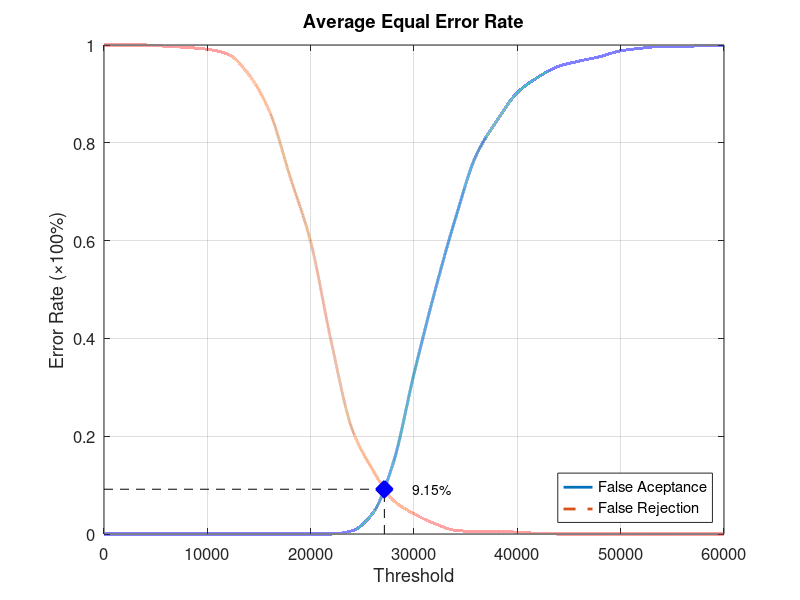
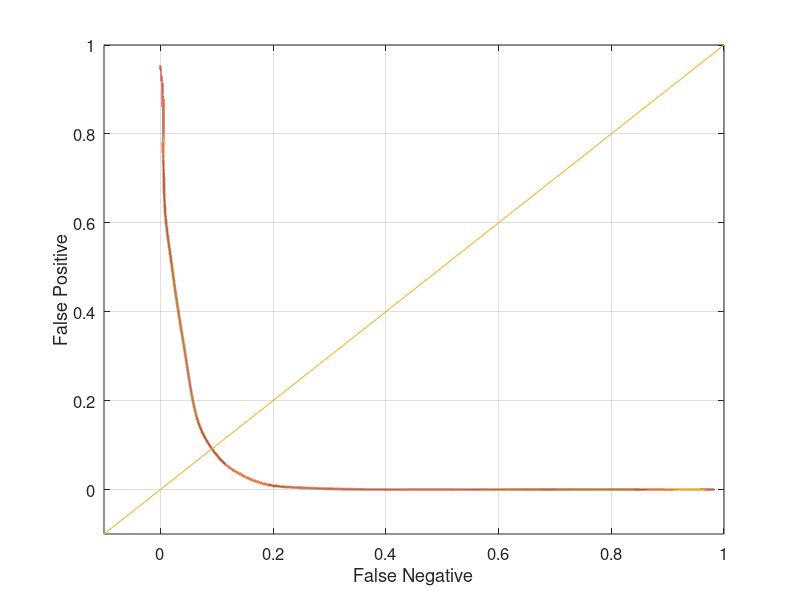

These charts were generated, in order, by the following MATLAB code:
function yEER = Experiment4Average
close all;
clear;
clc;
x = 0:2000:60000;
xq = 0:0.5:60000;

y0 = [0 0 0 0 0 0 0 0 0 0 0 0 0.00657895 0.0421053 0.146053 0.327632 0.494737 0.644737 0.773684 0.844737 0.902632 0.93421 0.956579 0.967105 0.976316 0.988158 0.993421 0.997368 0.997368 0.998684 1];
yy0 = interp1(x, y0, xq, 'pchip');
y1 = [1 1 1 0.9975 0.995 0.99125 0.98125 0.94 0.865 0.73125 0.5975 0.3925 0.215 0.13125 0.06875 0.04125 0.02125 0.0075 0.005 0.005 0.00375 0.00125 0 0 0 0 0 0 0 0 0];
yy1 = interp1(x, y1, xq, 'pchip');

% Calculating EER: 
y2 = abs(y0 - y1);
find(y2 == min(y2))
yy2 = abs(yy0 - yy1);
xEER = find(yy2 == min(yy2));
xEERIndex = xq(xEER) % X-axis EER
yEER = yy0(xEER) % Y-axis EER

main = figure
plot(xq, yy0,'-','LineWidth', 2);	hold on
plot(xq, yy1,'--','LineWidth', 2);	hold on
plot([xEERIndex xEERIndex], [0 yEER], 'k--');	hold on
plot([0 xEERIndex], [yEER yEER], 'k--');	hold on
plot(xEERIndex, yEER, 'bx', 'LineWidth', 10);	hold on
text(xEERIndex + 10 * xEERIndex / 100, yEER, [num2str(round((10000 * yEER)) / 100) '%'])
legend('False Aceptance', 'False Rejection', 'Location', 'SouthEast')
xlabel('Threshold')
ylabel('Error Rate (\times100%)')
title('Average Equal Error Rate')
set(gca, 'FontSize', 12)
axis([0 60000 0 1])
grid on

print(main, 'Experiment4AverageMain', '-dpng');
FNRxFPR = figure('Color', [1 1 1]);
plot(yy1, yy0, '-', yy1, yy0, 'LineWidth', 2);
hold on
y = -0.1:0.1:1
plot(y, y); 
set(gca, 'FontSize', 12)
xlabel('False Negative')
ylabel('False Positive')
axis([-0.1 1 -0.1 1])
set(gca, 'FontSize', 12)
grid on

print(FNRxFPR, 'Experiment4AverageFNRxFPR','-dpng');
end
